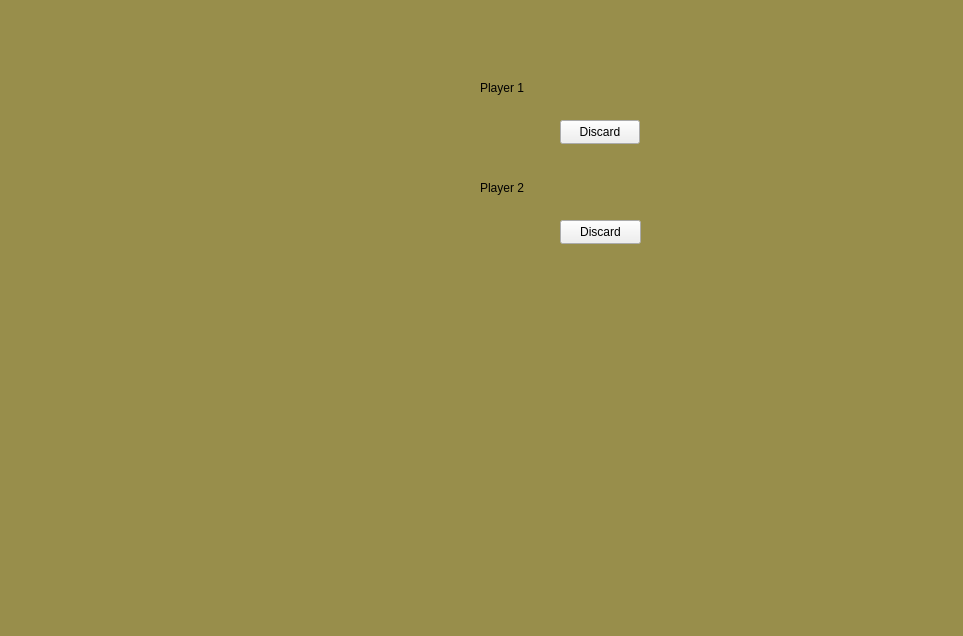
<?xml version="1.0" encoding="UTF-8"?>
<ui version="4.0">
 <class>PvPwindow</class>
 <widget class="QDialog" name="PvPwindow">
  <property name="geometry">
   <rect>
    <x>0</x>
    <y>0</y>
    <width>963</width>
    <height>636</height>
   </rect>
  </property>
  <property name="windowTitle">
   <string>Dialog</string>
  </property>
  <widget class="QPushButton" name="baseCard6">
   <property name="geometry">
    <rect>
     <x>350</x>
     <y>260</y>
     <width>30</width>
     <height>40</height>
    </rect>
   </property>
   <property name="styleSheet">
    <string notr="true">background-color: transparent;
border:  0;</string>
   </property>
   <property name="text">
    <string/>
   </property>
   <property name="icon">
    <iconset>
     <normaloff>Design/Medium_1.png</normaloff>Design/Medium_1.png</iconset>
   </property>
   <property name="iconSize">
    <size>
     <width>30</width>
     <height>40</height>
    </size>
   </property>
  </widget>
  <widget class="QPushButton" name="baseCard3">
   <property name="geometry">
    <rect>
     <x>170</x>
     <y>260</y>
     <width>30</width>
     <height>40</height>
    </rect>
   </property>
   <property name="styleSheet">
    <string notr="true">background-color: transparent;
border:  0;</string>
   </property>
   <property name="text">
    <string/>
   </property>
   <property name="icon">
    <iconset>
     <normaloff>Design/Medium_1.png</normaloff>Design/Medium_1.png</iconset>
   </property>
   <property name="iconSize">
    <size>
     <width>30</width>
     <height>40</height>
    </size>
   </property>
  </widget>
  <widget class="QPushButton" name="pushButton_30">
   <property name="geometry">
    <rect>
     <x>290</x>
     <y>340</y>
     <width>30</width>
     <height>40</height>
    </rect>
   </property>
   <property name="styleSheet">
    <string notr="true">background-color: transparent;
border:  0;</string>
   </property>
   <property name="text">
    <string/>
   </property>
   <property name="icon">
    <iconset>
     <normaloff>Design/Placeholder.png</normaloff>Design/Placeholder.png</iconset>
   </property>
   <property name="iconSize">
    <size>
     <width>30</width>
     <height>40</height>
    </size>
   </property>
  </widget>
  <widget class="QPushButton" name="player1_2_2">
   <property name="geometry">
    <rect>
     <x>170</x>
     <y>180</y>
     <width>30</width>
     <height>40</height>
    </rect>
   </property>
   <property name="styleSheet">
    <string notr="true">background-color: transparent;
border:  0;</string>
   </property>
   <property name="text">
    <string/>
   </property>
   <property name="icon">
    <iconset>
     <normaloff>Design/Placeholder.png</normaloff>Design/Placeholder.png</iconset>
   </property>
   <property name="iconSize">
    <size>
     <width>30</width>
     <height>40</height>
    </size>
   </property>
  </widget>
  <widget class="QPushButton" name="player1_2_3">
   <property name="geometry">
    <rect>
     <x>230</x>
     <y>180</y>
     <width>30</width>
     <height>40</height>
    </rect>
   </property>
   <property name="styleSheet">
    <string notr="true">background-color: transparent;
border:  0;</string>
   </property>
   <property name="text">
    <string/>
   </property>
   <property name="icon">
    <iconset>
     <normaloff>Design/Placeholder.png</normaloff>Design/Placeholder.png</iconset>
   </property>
   <property name="iconSize">
    <size>
     <width>30</width>
     <height>40</height>
    </size>
   </property>
  </widget>
  <widget class="QPushButton" name="player1_3_2">
   <property name="geometry">
    <rect>
     <x>200</x>
     <y>140</y>
     <width>30</width>
     <height>40</height>
    </rect>
   </property>
   <property name="styleSheet">
    <string notr="true">background-color: transparent;
border:  0;</string>
   </property>
   <property name="text">
    <string/>
   </property>
   <property name="icon">
    <iconset>
     <normaloff>Design/Placeholder.png</normaloff>Design/Placeholder.png</iconset>
   </property>
   <property name="iconSize">
    <size>
     <width>30</width>
     <height>40</height>
    </size>
   </property>
  </widget>
  <widget class="QPushButton" name="pushButton_43">
   <property name="geometry">
    <rect>
     <x>620</x>
     <y>170</y>
     <width>30</width>
     <height>40</height>
    </rect>
   </property>
   <property name="styleSheet">
    <string notr="true">background-color: transparent;
border:  0;</string>
   </property>
   <property name="text">
    <string/>
   </property>
   <property name="icon">
    <iconset>
     <normaloff>Design/AND_1.png</normaloff>Design/AND_1.png</iconset>
   </property>
   <property name="iconSize">
    <size>
     <width>30</width>
     <height>40</height>
    </size>
   </property>
  </widget>
  <widget class="QPushButton" name="player1_5_1">
   <property name="geometry">
    <rect>
     <x>200</x>
     <y>60</y>
     <width>30</width>
     <height>40</height>
    </rect>
   </property>
   <property name="styleSheet">
    <string notr="true">background-color: transparent;
border:  0;</string>
   </property>
   <property name="text">
    <string/>
   </property>
   <property name="icon">
    <iconset>
     <normaloff>Design/Placeholder.png</normaloff>Design/Placeholder.png</iconset>
   </property>
   <property name="iconSize">
    <size>
     <width>30</width>
     <height>40</height>
    </size>
   </property>
  </widget>
  <widget class="QPushButton" name="baseCard4">
   <property name="geometry">
    <rect>
     <x>230</x>
     <y>260</y>
     <width>30</width>
     <height>40</height>
    </rect>
   </property>
   <property name="styleSheet">
    <string notr="true">background-color: transparent;
border:  0;</string>
   </property>
   <property name="text">
    <string/>
   </property>
   <property name="icon">
    <iconset>
     <normaloff>Design/Medium_1.png</normaloff>Design/Medium_1.png</iconset>
   </property>
   <property name="iconSize">
    <size>
     <width>30</width>
     <height>40</height>
    </size>
   </property>
  </widget>
  <widget class="QPushButton" name="player1_1_5">
   <property name="geometry">
    <rect>
     <x>320</x>
     <y>220</y>
     <width>30</width>
     <height>40</height>
    </rect>
   </property>
   <property name="styleSheet">
    <string notr="true">background-color: transparent;
border:  0;</string>
   </property>
   <property name="text">
    <string/>
   </property>
   <property name="icon">
    <iconset>
     <normaloff>Design/Placeholder.png</normaloff>Design/Placeholder.png</iconset>
   </property>
   <property name="iconSize">
    <size>
     <width>30</width>
     <height>40</height>
    </size>
   </property>
  </widget>
  <widget class="QPushButton" name="pushButton_25">
   <property name="geometry">
    <rect>
     <x>260</x>
     <y>300</y>
     <width>30</width>
     <height>40</height>
    </rect>
   </property>
   <property name="styleSheet">
    <string notr="true">background-color: transparent;
border:  0;</string>
   </property>
   <property name="text">
    <string/>
   </property>
   <property name="icon">
    <iconset>
     <normaloff>Design/Placeholder.png</normaloff>Design/Placeholder.png</iconset>
   </property>
   <property name="iconSize">
    <size>
     <width>30</width>
     <height>40</height>
    </size>
   </property>
  </widget>
  <widget class="QPushButton" name="baseCard2">
   <property name="geometry">
    <rect>
     <x>110</x>
     <y>260</y>
     <width>30</width>
     <height>40</height>
    </rect>
   </property>
   <property name="styleSheet">
    <string notr="true">background-color: transparent;
border:  0;</string>
   </property>
   <property name="text">
    <string/>
   </property>
   <property name="icon">
    <iconset>
     <normaloff>Design/Medium_1.png</normaloff>Design/Medium_1.png</iconset>
   </property>
   <property name="iconSize">
    <size>
     <width>30</width>
     <height>40</height>
    </size>
   </property>
  </widget>
  <widget class="QPushButton" name="player1_4_2">
   <property name="geometry">
    <rect>
     <x>230</x>
     <y>100</y>
     <width>30</width>
     <height>40</height>
    </rect>
   </property>
   <property name="styleSheet">
    <string notr="true">background-color: transparent;
border:  0;</string>
   </property>
   <property name="text">
    <string/>
   </property>
   <property name="icon">
    <iconset>
     <normaloff>Design/Placeholder.png</normaloff>Design/Placeholder.png</iconset>
   </property>
   <property name="iconSize">
    <size>
     <width>30</width>
     <height>40</height>
    </size>
   </property>
  </widget>
  <widget class="QPushButton" name="player1_2_4">
   <property name="geometry">
    <rect>
     <x>290</x>
     <y>180</y>
     <width>30</width>
     <height>40</height>
    </rect>
   </property>
   <property name="styleSheet">
    <string notr="true">background-color: transparent;
border:  0;</string>
   </property>
   <property name="text">
    <string/>
   </property>
   <property name="icon">
    <iconset>
     <normaloff>Design/Placeholder.png</normaloff>Design/Placeholder.png</iconset>
   </property>
   <property name="iconSize">
    <size>
     <width>30</width>
     <height>40</height>
    </size>
   </property>
  </widget>
  <widget class="QPushButton" name="pushButton_34">
   <property name="geometry">
    <rect>
     <x>230</x>
     <y>420</y>
     <width>30</width>
     <height>40</height>
    </rect>
   </property>
   <property name="styleSheet">
    <string notr="true">background-color: transparent;
border:  0;</string>
   </property>
   <property name="text">
    <string/>
   </property>
   <property name="icon">
    <iconset>
     <normaloff>Design/Placeholder.png</normaloff>Design/Placeholder.png</iconset>
   </property>
   <property name="iconSize">
    <size>
     <width>30</width>
     <height>40</height>
    </size>
   </property>
  </widget>
  <widget class="QPushButton" name="player1_3_1">
   <property name="geometry">
    <rect>
     <x>140</x>
     <y>140</y>
     <width>30</width>
     <height>40</height>
    </rect>
   </property>
   <property name="styleSheet">
    <string notr="true">background-color: transparent;
border:  0;</string>
   </property>
   <property name="text">
    <string/>
   </property>
   <property name="icon">
    <iconset>
     <normaloff>Design/Placeholder.png</normaloff>Design/Placeholder.png</iconset>
   </property>
   <property name="iconSize">
    <size>
     <width>30</width>
     <height>40</height>
    </size>
   </property>
  </widget>
  <widget class="QPushButton" name="pushButton_31">
   <property name="geometry">
    <rect>
     <x>200</x>
     <y>380</y>
     <width>30</width>
     <height>40</height>
    </rect>
   </property>
   <property name="styleSheet">
    <string notr="true">background-color: transparent;
border:  0;</string>
   </property>
   <property name="text">
    <string/>
   </property>
   <property name="icon">
    <iconset>
     <normaloff>Design/Placeholder.png</normaloff>Design/Placeholder.png</iconset>
   </property>
   <property name="iconSize">
    <size>
     <width>30</width>
     <height>40</height>
    </size>
   </property>
  </widget>
  <widget class="QPushButton" name="pushButton_36">
   <property name="geometry">
    <rect>
     <x>200</x>
     <y>460</y>
     <width>30</width>
     <height>40</height>
    </rect>
   </property>
   <property name="styleSheet">
    <string notr="true">background-color: transparent;
border:  0;</string>
   </property>
   <property name="text">
    <string/>
   </property>
   <property name="icon">
    <iconset>
     <normaloff>Design/Placeholder.png</normaloff>Design/Placeholder.png</iconset>
   </property>
   <property name="iconSize">
    <size>
     <width>30</width>
     <height>40</height>
    </size>
   </property>
  </widget>
  <widget class="QPushButton" name="pushButton_27">
   <property name="geometry">
    <rect>
     <x>110</x>
     <y>340</y>
     <width>30</width>
     <height>40</height>
    </rect>
   </property>
   <property name="styleSheet">
    <string notr="true">background-color: transparent;
border:  0;</string>
   </property>
   <property name="text">
    <string/>
   </property>
   <property name="icon">
    <iconset>
     <normaloff>Design/Placeholder.png</normaloff>Design/Placeholder.png</iconset>
   </property>
   <property name="iconSize">
    <size>
     <width>30</width>
     <height>40</height>
    </size>
   </property>
  </widget>
  <widget class="QPushButton" name="player1_2_1">
   <property name="geometry">
    <rect>
     <x>110</x>
     <y>180</y>
     <width>30</width>
     <height>40</height>
    </rect>
   </property>
   <property name="styleSheet">
    <string notr="true">background-color: transparent;
border:  0;</string>
   </property>
   <property name="text">
    <string/>
   </property>
   <property name="icon">
    <iconset>
     <normaloff>Design/Placeholder.png</normaloff>Design/Placeholder.png</iconset>
   </property>
   <property name="iconSize">
    <size>
     <width>30</width>
     <height>40</height>
    </size>
   </property>
  </widget>
  <widget class="QPushButton" name="pushButton_38">
   <property name="geometry">
    <rect>
     <x>590</x>
     <y>70</y>
     <width>30</width>
     <height>40</height>
    </rect>
   </property>
   <property name="styleSheet">
    <string notr="true">background-color: transparent;
border:  0;</string>
   </property>
   <property name="text">
    <string/>
   </property>
   <property name="icon">
    <iconset>
     <normaloff>Design/AND_1.png</normaloff>Design/AND_1.png</iconset>
   </property>
   <property name="iconSize">
    <size>
     <width>30</width>
     <height>40</height>
    </size>
   </property>
  </widget>
  <widget class="QPushButton" name="pushButton_26">
   <property name="geometry">
    <rect>
     <x>140</x>
     <y>300</y>
     <width>30</width>
     <height>40</height>
    </rect>
   </property>
   <property name="styleSheet">
    <string notr="true">background-color: transparent;
border:  0;</string>
   </property>
   <property name="text">
    <string/>
   </property>
   <property name="icon">
    <iconset>
     <normaloff>Design/Placeholder.png</normaloff>Design/Placeholder.png</iconset>
   </property>
   <property name="iconSize">
    <size>
     <width>30</width>
     <height>40</height>
    </size>
   </property>
  </widget>
  <widget class="QPushButton" name="pushButton_32">
   <property name="geometry">
    <rect>
     <x>260</x>
     <y>380</y>
     <width>30</width>
     <height>40</height>
    </rect>
   </property>
   <property name="styleSheet">
    <string notr="true">background-color: transparent;
border:  0;</string>
   </property>
   <property name="text">
    <string/>
   </property>
   <property name="icon">
    <iconset>
     <normaloff>Design/Placeholder.png</normaloff>Design/Placeholder.png</iconset>
   </property>
   <property name="iconSize">
    <size>
     <width>30</width>
     <height>40</height>
    </size>
   </property>
  </widget>
  <widget class="QPushButton" name="player1_3_3">
   <property name="geometry">
    <rect>
     <x>260</x>
     <y>140</y>
     <width>30</width>
     <height>40</height>
    </rect>
   </property>
   <property name="styleSheet">
    <string notr="true">background-color: transparent;
border:  0;</string>
   </property>
   <property name="text">
    <string/>
   </property>
   <property name="icon">
    <iconset>
     <normaloff>Design/Placeholder.png</normaloff>Design/Placeholder.png</iconset>
   </property>
   <property name="iconSize">
    <size>
     <width>30</width>
     <height>40</height>
    </size>
   </property>
  </widget>
  <widget class="QLabel" name="label_2">
   <property name="geometry">
    <rect>
     <x>480</x>
     <y>180</y>
     <width>49</width>
     <height>16</height>
    </rect>
   </property>
   <property name="styleSheet">
    <string notr="true">color: rgb(0, 0, 0);</string>
   </property>
   <property name="text">
    <string>&lt;html&gt;&lt;head/&gt;&lt;body&gt;&lt;p&gt;Player 2&lt;/p&gt;&lt;/body&gt;&lt;/html&gt;</string>
   </property>
  </widget>
  <widget class="QPushButton" name="pushButton_23">
   <property name="geometry">
    <rect>
     <x>200</x>
     <y>300</y>
     <width>30</width>
     <height>40</height>
    </rect>
   </property>
   <property name="styleSheet">
    <string notr="true">background-color: transparent;
border:  0;</string>
   </property>
   <property name="text">
    <string/>
   </property>
   <property name="icon">
    <iconset>
     <normaloff>Design/Placeholder.png</normaloff>Design/Placeholder.png</iconset>
   </property>
   <property name="iconSize">
    <size>
     <width>30</width>
     <height>40</height>
    </size>
   </property>
  </widget>
  <widget class="QPushButton" name="pushButton_39">
   <property name="geometry">
    <rect>
     <x>620</x>
     <y>70</y>
     <width>30</width>
     <height>40</height>
    </rect>
   </property>
   <property name="styleSheet">
    <string notr="true">background-color: transparent;
border:  0;</string>
   </property>
   <property name="text">
    <string/>
   </property>
   <property name="icon">
    <iconset>
     <normaloff>Design/OR_0.png</normaloff>Design/OR_0.png</iconset>
   </property>
   <property name="iconSize">
    <size>
     <width>30</width>
     <height>40</height>
    </size>
   </property>
  </widget>
  <widget class="QPushButton" name="pushButton_29">
   <property name="geometry">
    <rect>
     <x>170</x>
     <y>340</y>
     <width>30</width>
     <height>40</height>
    </rect>
   </property>
   <property name="styleSheet">
    <string notr="true">background-color: transparent;
border:  0;</string>
   </property>
   <property name="text">
    <string/>
   </property>
   <property name="icon">
    <iconset>
     <normaloff>Design/Placeholder.png</normaloff>Design/Placeholder.png</iconset>
   </property>
   <property name="iconSize">
    <size>
     <width>30</width>
     <height>40</height>
    </size>
   </property>
  </widget>
  <widget class="QPushButton" name="pushButton_47">
   <property name="geometry">
    <rect>
     <x>560</x>
     <y>120</y>
     <width>80</width>
     <height>24</height>
    </rect>
   </property>
   <property name="text">
    <string>Discard</string>
   </property>
  </widget>
  <widget class="QPushButton" name="player1_1_1">
   <property name="geometry">
    <rect>
     <x>80</x>
     <y>220</y>
     <width>30</width>
     <height>40</height>
    </rect>
   </property>
   <property name="styleSheet">
    <string notr="true">background-color: transparent;
border:  0;</string>
   </property>
   <property name="text">
    <string/>
   </property>
   <property name="icon">
    <iconset>
     <normaloff>Design/Placeholder.png</normaloff>Design/Placeholder.png</iconset>
   </property>
   <property name="iconSize">
    <size>
     <width>30</width>
     <height>40</height>
    </size>
   </property>
  </widget>
  <widget class="QPushButton" name="baseCard5">
   <property name="geometry">
    <rect>
     <x>290</x>
     <y>260</y>
     <width>30</width>
     <height>40</height>
    </rect>
   </property>
   <property name="styleSheet">
    <string notr="true">background-color: transparent;
border:  0;</string>
   </property>
   <property name="text">
    <string/>
   </property>
   <property name="icon">
    <iconset>
     <normaloff>Design/Medium_1.png</normaloff>Design/Medium_1.png</iconset>
   </property>
   <property name="iconSize">
    <size>
     <width>30</width>
     <height>40</height>
    </size>
   </property>
  </widget>
  <widget class="QPushButton" name="pushButton_41">
   <property name="geometry">
    <rect>
     <x>680</x>
     <y>70</y>
     <width>30</width>
     <height>40</height>
    </rect>
   </property>
   <property name="styleSheet">
    <string notr="true">background-color: transparent;
border:  0;</string>
   </property>
   <property name="text">
    <string/>
   </property>
   <property name="icon">
    <iconset>
     <normaloff>Design/XOR_0.png</normaloff>Design/XOR_0.png</iconset>
   </property>
   <property name="iconSize">
    <size>
     <width>30</width>
     <height>40</height>
    </size>
   </property>
  </widget>
  <widget class="QPushButton" name="player1_1_4">
   <property name="geometry">
    <rect>
     <x>260</x>
     <y>220</y>
     <width>30</width>
     <height>40</height>
    </rect>
   </property>
   <property name="styleSheet">
    <string notr="true">background-color: transparent;
border:  0;</string>
   </property>
   <property name="text">
    <string/>
   </property>
   <property name="icon">
    <iconset>
     <normaloff>Design/Placeholder.png</normaloff>Design/Placeholder.png</iconset>
   </property>
   <property name="iconSize">
    <size>
     <width>30</width>
     <height>40</height>
    </size>
   </property>
  </widget>
  <widget class="QPushButton" name="pushButton_40">
   <property name="geometry">
    <rect>
     <x>650</x>
     <y>70</y>
     <width>30</width>
     <height>40</height>
    </rect>
   </property>
   <property name="styleSheet">
    <string notr="true">background-color: transparent;
border:  0;</string>
   </property>
   <property name="text">
    <string/>
   </property>
   <property name="icon">
    <iconset>
     <normaloff>Design/OR_1.png</normaloff>Design/OR_1.png</iconset>
   </property>
   <property name="iconSize">
    <size>
     <width>30</width>
     <height>40</height>
    </size>
   </property>
  </widget>
  <widget class="QPushButton" name="pushButton_48">
   <property name="geometry">
    <rect>
     <x>560</x>
     <y>220</y>
     <width>81</width>
     <height>24</height>
    </rect>
   </property>
   <property name="text">
    <string>Discard</string>
   </property>
  </widget>
  <widget class="QPushButton" name="pushButton_46">
   <property name="geometry">
    <rect>
     <x>560</x>
     <y>170</y>
     <width>30</width>
     <height>40</height>
    </rect>
   </property>
   <property name="styleSheet">
    <string notr="true">background-color: transparent;
border:  0;</string>
   </property>
   <property name="text">
    <string/>
   </property>
   <property name="icon">
    <iconset>
     <normaloff>Design/XOR_1.png</normaloff>Design/XOR_1.png</iconset>
   </property>
   <property name="iconSize">
    <size>
     <width>30</width>
     <height>40</height>
    </size>
   </property>
  </widget>
  <widget class="QPushButton" name="pushButton_42">
   <property name="geometry">
    <rect>
     <x>680</x>
     <y>170</y>
     <width>30</width>
     <height>40</height>
    </rect>
   </property>
   <property name="styleSheet">
    <string notr="true">background-color: transparent;
border:  0;</string>
   </property>
   <property name="text">
    <string/>
   </property>
   <property name="icon">
    <iconset>
     <normaloff>Design/OR_1.png</normaloff>Design/OR_1.png</iconset>
   </property>
   <property name="iconSize">
    <size>
     <width>30</width>
     <height>40</height>
    </size>
   </property>
  </widget>
  <widget class="QPushButton" name="pushButton_44">
   <property name="geometry">
    <rect>
     <x>590</x>
     <y>170</y>
     <width>30</width>
     <height>40</height>
    </rect>
   </property>
   <property name="styleSheet">
    <string notr="true">background-color: transparent;
border:  0;</string>
   </property>
   <property name="text">
    <string/>
   </property>
   <property name="icon">
    <iconset>
     <normaloff>Design/AND_0.png</normaloff>Design/AND_0.png</iconset>
   </property>
   <property name="iconSize">
    <size>
     <width>30</width>
     <height>40</height>
    </size>
   </property>
  </widget>
  <widget class="QPushButton" name="pushButton_22">
   <property name="geometry">
    <rect>
     <x>320</x>
     <y>300</y>
     <width>30</width>
     <height>40</height>
    </rect>
   </property>
   <property name="styleSheet">
    <string notr="true">background-color: transparent;
border:  0;</string>
   </property>
   <property name="text">
    <string/>
   </property>
   <property name="icon">
    <iconset>
     <normaloff>Design/Placeholder.png</normaloff>Design/Placeholder.png</iconset>
   </property>
   <property name="iconSize">
    <size>
     <width>30</width>
     <height>40</height>
    </size>
   </property>
  </widget>
  <widget class="QLabel" name="label">
   <property name="geometry">
    <rect>
     <x>480</x>
     <y>80</y>
     <width>49</width>
     <height>16</height>
    </rect>
   </property>
   <property name="styleSheet">
    <string notr="true">color: rgb(0, 0, 0);</string>
   </property>
   <property name="text">
    <string>Player 1</string>
   </property>
  </widget>
  <widget class="QPushButton" name="player1_1_3">
   <property name="geometry">
    <rect>
     <x>200</x>
     <y>220</y>
     <width>30</width>
     <height>40</height>
    </rect>
   </property>
   <property name="styleSheet">
    <string notr="true">background-color: transparent;
border:  0;</string>
   </property>
   <property name="text">
    <string/>
   </property>
   <property name="icon">
    <iconset>
     <normaloff>Design/Placeholder.png</normaloff>Design/Placeholder.png</iconset>
   </property>
   <property name="iconSize">
    <size>
     <width>30</width>
     <height>40</height>
    </size>
   </property>
  </widget>
  <widget class="QPushButton" name="player1_4_1">
   <property name="geometry">
    <rect>
     <x>170</x>
     <y>100</y>
     <width>30</width>
     <height>40</height>
    </rect>
   </property>
   <property name="styleSheet">
    <string notr="true">background-color: transparent;
border:  0;</string>
   </property>
   <property name="text">
    <string/>
   </property>
   <property name="icon">
    <iconset>
     <normaloff>Design/Placeholder.png</normaloff>Design/Placeholder.png</iconset>
   </property>
   <property name="iconSize">
    <size>
     <width>30</width>
     <height>40</height>
    </size>
   </property>
  </widget>
  <widget class="QPushButton" name="pushButton_24">
   <property name="geometry">
    <rect>
     <x>80</x>
     <y>300</y>
     <width>30</width>
     <height>40</height>
    </rect>
   </property>
   <property name="styleSheet">
    <string notr="true">background-color: transparent;
border:  0;</string>
   </property>
   <property name="text">
    <string/>
   </property>
   <property name="icon">
    <iconset>
     <normaloff>Design/Placeholder.png</normaloff>Design/Placeholder.png</iconset>
   </property>
   <property name="iconSize">
    <size>
     <width>30</width>
     <height>40</height>
    </size>
   </property>
  </widget>
  <widget class="QPushButton" name="baseCard1">
   <property name="geometry">
    <rect>
     <x>50</x>
     <y>260</y>
     <width>30</width>
     <height>40</height>
    </rect>
   </property>
   <property name="styleSheet">
    <string notr="true">background-color: transparent;
border:  0;</string>
   </property>
   <property name="text">
    <string/>
   </property>
   <property name="icon">
    <iconset>
     <normaloff>Design/Medium_1.png</normaloff>Design/Medium_1.png</iconset>
   </property>
   <property name="iconSize">
    <size>
     <width>30</width>
     <height>40</height>
    </size>
   </property>
  </widget>
  <widget class="QPushButton" name="pushButton_28">
   <property name="geometry">
    <rect>
     <x>230</x>
     <y>340</y>
     <width>30</width>
     <height>40</height>
    </rect>
   </property>
   <property name="styleSheet">
    <string notr="true">background-color: transparent;
border:  0;</string>
   </property>
   <property name="text">
    <string/>
   </property>
   <property name="icon">
    <iconset>
     <normaloff>Design/Placeholder.png</normaloff>Design/Placeholder.png</iconset>
   </property>
   <property name="iconSize">
    <size>
     <width>30</width>
     <height>40</height>
    </size>
   </property>
  </widget>
  <widget class="QPushButton" name="pushButton_33">
   <property name="geometry">
    <rect>
     <x>140</x>
     <y>380</y>
     <width>30</width>
     <height>40</height>
    </rect>
   </property>
   <property name="styleSheet">
    <string notr="true">background-color: transparent;
border:  0;</string>
   </property>
   <property name="text">
    <string/>
   </property>
   <property name="icon">
    <iconset>
     <normaloff>Design/Placeholder.png</normaloff>Design/Placeholder.png</iconset>
   </property>
   <property name="iconSize">
    <size>
     <width>30</width>
     <height>40</height>
    </size>
   </property>
  </widget>
  <widget class="QPushButton" name="pushButton_35">
   <property name="geometry">
    <rect>
     <x>170</x>
     <y>420</y>
     <width>30</width>
     <height>40</height>
    </rect>
   </property>
   <property name="styleSheet">
    <string notr="true">background-color: transparent;
border:  0;</string>
   </property>
   <property name="text">
    <string/>
   </property>
   <property name="icon">
    <iconset>
     <normaloff>Design/Placeholder.png</normaloff>Design/Placeholder.png</iconset>
   </property>
   <property name="iconSize">
    <size>
     <width>30</width>
     <height>40</height>
    </size>
   </property>
  </widget>
  <widget class="QPushButton" name="player1_1_2">
   <property name="geometry">
    <rect>
     <x>140</x>
     <y>220</y>
     <width>30</width>
     <height>40</height>
    </rect>
   </property>
   <property name="styleSheet">
    <string notr="true">background-color: transparent;
border:  0;</string>
   </property>
   <property name="text">
    <string/>
   </property>
   <property name="icon">
    <iconset>
     <normaloff>Design/Placeholder.png</normaloff>Design/Placeholder.png</iconset>
   </property>
   <property name="iconSize">
    <size>
     <width>30</width>
     <height>40</height>
    </size>
   </property>
  </widget>
  <widget class="QPushButton" name="pushButton_37">
   <property name="geometry">
    <rect>
     <x>560</x>
     <y>70</y>
     <width>30</width>
     <height>40</height>
    </rect>
   </property>
   <property name="styleSheet">
    <string notr="true">background-color: transparent;
border:  0;</string>
   </property>
   <property name="text">
    <string/>
   </property>
   <property name="icon">
    <iconset>
     <normaloff>Design/AND_0.png</normaloff>Design/AND_0.png</iconset>
   </property>
   <property name="iconSize">
    <size>
     <width>30</width>
     <height>40</height>
    </size>
   </property>
  </widget>
  <widget class="QPushButton" name="pushButton_45">
   <property name="geometry">
    <rect>
     <x>650</x>
     <y>170</y>
     <width>30</width>
     <height>40</height>
    </rect>
   </property>
   <property name="styleSheet">
    <string notr="true">background-color: transparent;
border:  0;</string>
   </property>
   <property name="text">
    <string/>
   </property>
   <property name="icon">
    <iconset>
     <normaloff>Design/OR_0.png</normaloff>Design/OR_0.png</iconset>
   </property>
   <property name="iconSize">
    <size>
     <width>30</width>
     <height>40</height>
    </size>
   </property>
  </widget>
  <widget class="QLabel" name="label_3">
   <property name="geometry">
    <rect>
     <x>-100</x>
     <y>-60</y>
     <width>1301</width>
     <height>791</height>
    </rect>
   </property>
   <property name="styleSheet">
    <string notr="true">background-color: rgb(152, 142, 75);</string>
   </property>
   <property name="text">
    <string/>
   </property>
  </widget>
  <zorder>label_3</zorder>
  <zorder>baseCard6</zorder>
  <zorder>baseCard3</zorder>
  <zorder>pushButton_30</zorder>
  <zorder>player1_2_2</zorder>
  <zorder>player1_2_3</zorder>
  <zorder>player1_3_2</zorder>
  <zorder>pushButton_43</zorder>
  <zorder>player1_5_1</zorder>
  <zorder>baseCard4</zorder>
  <zorder>player1_1_5</zorder>
  <zorder>pushButton_25</zorder>
  <zorder>baseCard2</zorder>
  <zorder>player1_4_2</zorder>
  <zorder>player1_2_4</zorder>
  <zorder>pushButton_34</zorder>
  <zorder>player1_3_1</zorder>
  <zorder>pushButton_31</zorder>
  <zorder>pushButton_36</zorder>
  <zorder>pushButton_27</zorder>
  <zorder>player1_2_1</zorder>
  <zorder>pushButton_38</zorder>
  <zorder>pushButton_26</zorder>
  <zorder>pushButton_32</zorder>
  <zorder>player1_3_3</zorder>
  <zorder>label_2</zorder>
  <zorder>pushButton_23</zorder>
  <zorder>pushButton_39</zorder>
  <zorder>pushButton_29</zorder>
  <zorder>pushButton_47</zorder>
  <zorder>player1_1_1</zorder>
  <zorder>baseCard5</zorder>
  <zorder>pushButton_41</zorder>
  <zorder>player1_1_4</zorder>
  <zorder>pushButton_40</zorder>
  <zorder>pushButton_48</zorder>
  <zorder>pushButton_46</zorder>
  <zorder>pushButton_42</zorder>
  <zorder>pushButton_44</zorder>
  <zorder>pushButton_22</zorder>
  <zorder>label</zorder>
  <zorder>player1_1_3</zorder>
  <zorder>player1_4_1</zorder>
  <zorder>pushButton_24</zorder>
  <zorder>baseCard1</zorder>
  <zorder>pushButton_28</zorder>
  <zorder>pushButton_33</zorder>
  <zorder>pushButton_35</zorder>
  <zorder>player1_1_2</zorder>
  <zorder>pushButton_37</zorder>
  <zorder>pushButton_45</zorder>
 </widget>
 <resources/>
 <connections/>
</ui>
